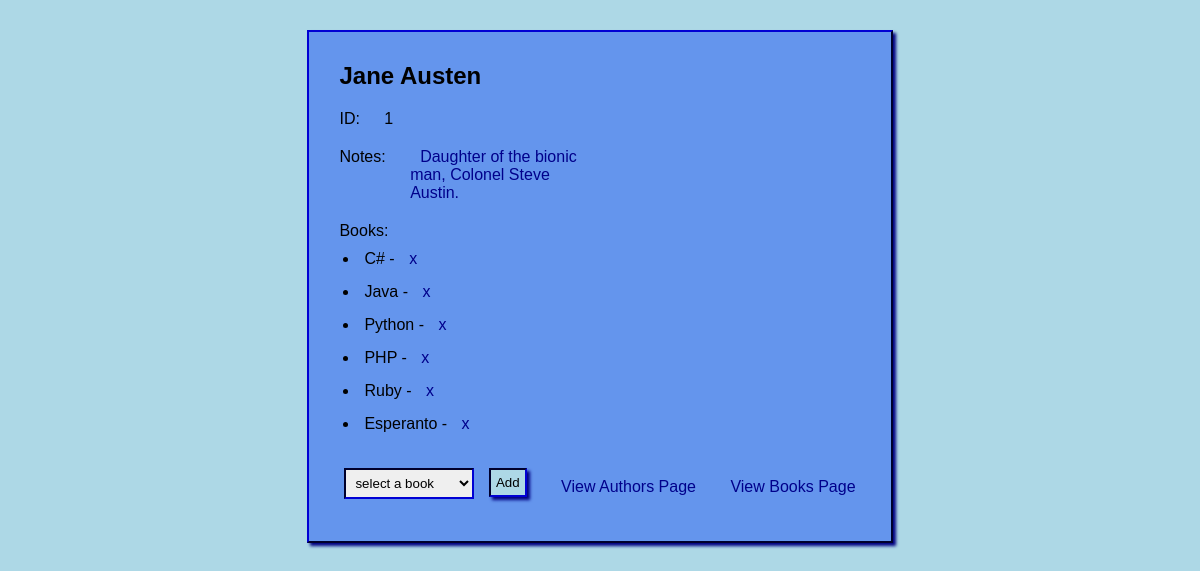
/view_author/1, run on the app's committed database.
### books_authors_app/models.py (models this page shows)
class Author(models.Model):
    first_name = models.CharField(max_length=255)
    last_name = models.CharField(max_length=255)
    books = models.ManyToManyField(Book,related_name="authors")
    notes = models.TextField(default='none')
    created_at = models.DateTimeField(auto_now_add=True)
    updated_at = models.DateTimeField(auto_now=True)

class Book(models.Model):
    title = models.CharField(max_length=255)
    desc = models.TextField()
    created_at = models.DateTimeField(auto_now_add=True)
    updated_at = models.DateTimeField(auto_now=True)

### books_authors_app/views.py (the view)
# urls.py: path('view_author/<int:author_id>',views.view_author),
def view_author(request,author_id):
    books_left=[]
    author=Author.objects.get(id=author_id)
    for book in Book.objects.all():
        if author not in book.authors.all():
            books_left.append(book)
    context = {
        "author":Author.objects.get(id=author_id),
        "books_left":books_left,
    }
    return render(request,'view_author.html',context)

### books_authors_app/templates/view_author.html (shortened to what this page needs)
<!DOCTYPE html>
<html lang="en">
<head>
    {% load static %}
    <link rel="stylesheet" href="{% static 'css/style.css' %}">
</head>
<body>
    <div id="wrapper">
        <h2>{{author.first_name}} {{author.last_name}}</h2>
        <span> ID: </span>
        <span> {{author.id}} </span>
        <br>
        <span>Notes:</span>
        <span id="description_box"><a href="/update_author/{{author.id}}">{{author.notes}}</a></span>
        <ul>Books:
            {% for book in author.books.all %}
            <li>{{book.title}} - <a href="/book_to_remove_from_author/{{book.id}}/{{author.id}}">x</a></li>
            {% endfor %}
        </ul>
        <form action="/add_book_to_author/{{author.id}}" method="post">
            <select name="book_to_add_to_author" id="book_to_add_to_author">
                <option value="0">select a book</option>>
            </select>
            <input type="submit" value="Add">
        </form>
        <a class="view2" href="/authors">View Authors Page</a>
        <a class="view2" href="/">View Books Page</a>
    </div>
</body>
</html>

### books_authors_app/static/css/style.css (style rules this page uses)
* { margin:5px; border:0px; padding:5px; box-sizing: border-box; font-family: Tahoma, sans-serif; vertical-align: top; }
body { background-color: lightblue; }
#wrapper { background-color:cornflowerblue; width:800px; width:fit-content; margin:10px auto; padding:20px; box-shadow: 3px 3px 3px navy; border: 2px outset navy; }
form { width:fit-content; display:inline-block; }
input,select,textarea,table { border: 2px inset navy; }
input[type="submit"] { background-color:lightblue; box-shadow: 3px 3px 3px navy; }
.view2 { display:inline-block; margin: 20px 10px; }
span { display: inline-block; }
a { text-decoration: none; color:darkblue; }
li { margin-left:20px; }
#description_box { max-width:200px; }
select { width:130px; }

### data on the page
Author: first_name "Jane", last_name "Austen", id "1", notes "Daughter of the bionic man, Colonel Steve Austin."
Book: title "C#"
Book: title "Java"
Book: title "Python"
Book: title "PHP"
Book: title "Ruby"
Book: title "Esperanto"
